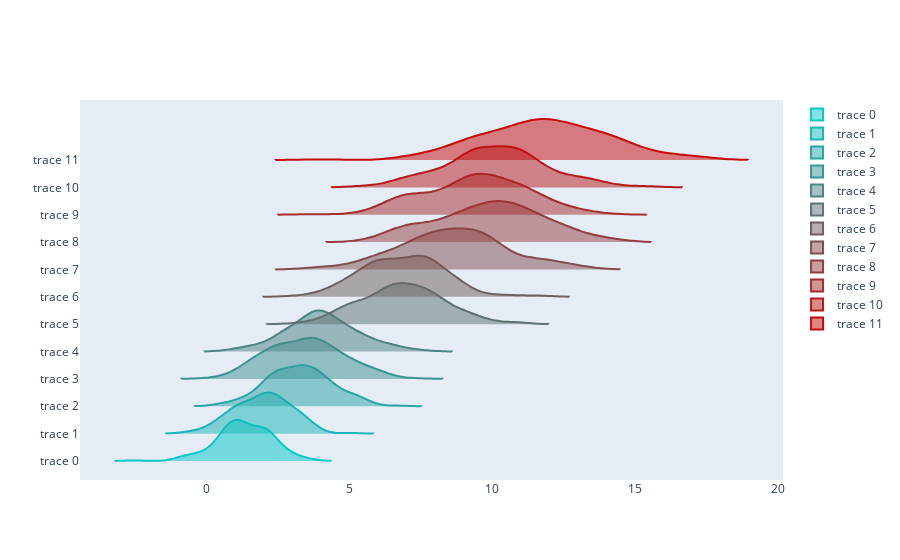

The notebook cell saved with this chart:
### Code cell
# 12 sets of normal distributed random data, with increasing mean and standard deviation
import plotly.graph_objects as go
from plotly.colors import n_colors
import numpy as np
data = (np.linspace(1, 2, 12)[:, np.newaxis] * np.random.randn(12, 200) +
            (np.arange(12) + 2 * np.random.random(12))[:, np.newaxis])

colors = n_colors('rgb(5, 200, 200)', 'rgb(200, 10, 10)', 12, colortype='rgb')

fig = go.Figure()
for data_line, color in zip(data, colors):
    fig.add_trace(go.Violin(x=data_line, line_color=color))
    

fig.update_traces(orientation='h', side='positive', width=3, points=False)
fig.update_layout(xaxis_showgrid=False, xaxis_zeroline=False)
fig.show()

### Figure 1 — Plotly figure (JSON) as saved in the notebook; plotly's stock layout.template omitted (floating-point values rounded to 4 significant figures; data arrays with more than 128 entries replaced by an {"elided": "..."} marker saying what was removed)
{"data": [{"line": {"color": "rgb(5.0, 200.0, 200.0)"}, "orientation": "h", "points": false, "side": "positive", "type": "violin", "width": 3, "x": {"elided": "200 float values"}}, {"line": {"color": "rgb(22.727272727272727, 182.72727272727272, 182.72727272727272)"}, "orientation": "h", "points": false, "side": "positive", "type": "violin", "width": 3, "x": {"elided": "200 float values"}}, {"line": {"color": "rgb(40.45454545454545, 165.45454545454544, 165.45454545454544)"}, "orientation": "h", "points": false, "side": "positive", "type": "violin", "width": 3, "x": {"elided": "200 float values"}}, {"line": {"color": "rgb(58.18181818181818, 148.1818181818182, 148.1818181818182)"}, "orientation": "h", "points": false, "side": "positive", "type": "violin", "width": 3, "x": {"elided": "200 float values"}}, {"line": {"color": "rgb(75.9090909090909, 130.9090909090909, 130.9090909090909)"}, "orientation": "h", "points": false, "side": "positive", "type": "violin", "width": 3, "x": {"elided": "200 float values"}}, {"line": {"color": "rgb(93.63636363636363, 113.63636363636363, 113.63636363636363)"}, "orientation": "h", "points": false, "side": "positive", "type": "violin", "width": 3, "x": {"elided": "200 float values"}}, {"line": {"color": "rgb(111.36363636363636, 96.36363636363636, 96.36363636363636)"}, "orientation": "h", "points": false, "side": "positive", "type": "violin", "width": 3, "x": {"elided": "200 float values"}}, {"line": {"color": "rgb(129.0909090909091, 79.0909090909091, 79.0909090909091)"}, "orientation": "h", "points": false, "side": "positive", "type": "violin", "width": 3, "x": {"elided": "200 float values"}}, {"line": {"color": "rgb(146.8181818181818, 61.81818181818181, 61.81818181818181)"}, "orientation": "h", "points": false, "side": "positive", "type": "violin", "width": 3, "x": {"elided": "200 float values"}}, {"line": {"color": "rgb(164.54545454545453, 44.54545454545453, 44.54545454545453)"}, "orientation": "h", "points": false, "side": "positive", "type": "violin", "width": 3, "x": {"elided": "200 float values"}}, {"line": {"color": "rgb(182.27272727272725, 27.272727272727252, 27.272727272727252)"}, "orientation": "h", "points": false, "side": "positive", "type": "violin", "width": 3, "x": {"elided": "200 float values"}}, {"line": {"color": "rgb(200.0, 10.0, 10.0)"}, "orientation": "h", "points": false, "side": "positive", "type": "violin", "width": 3, "x": {"elided": "200 float values"}}], "layout": {"xaxis": {"showgrid": false, "zeroline": false}}}
